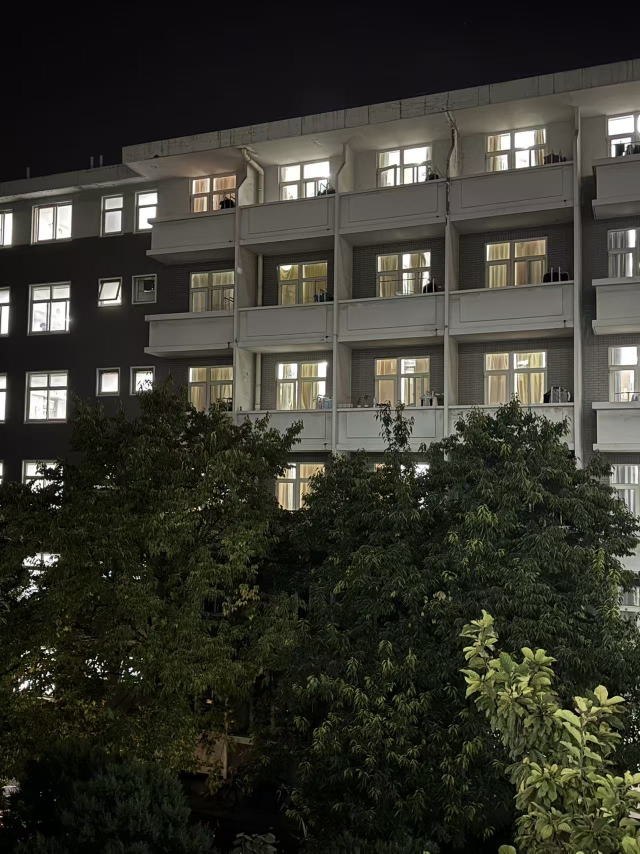
#> input picture Problem_Set_2/Problem2Images/0.jpg, 1280 x 1707 px (shown at 1/2 size); its folder holds only this picture in this run
$ python -i homework2.py   (imports and definitions only)
#> lines starting #> are read from the running program, lines starting #| are printed output that depends on the picture
#> further down, picture is the input picture: shape (1707, 1280, 3); mean B, G, R 45.1, 54.2, 54.6
### Problem_Set_2/2400013155_王泽恺_HW2/utils.py
import numpy as np
from scipy import ndimage, spatial
import cv2
from os import listdir
import matplotlib.pyplot as plt
import math

def gaussian_blur_kernel_2d(sigma, h, w):
    kernel = np.zeros((h, w))
    center_h, center_w = h // 2, w // 2
    for i in range(h):
        for j in range(w):
            diff_h = i - center_h
            diff_w = j - center_w
            kernel[i, j] = (1 / (2 * math.pi * sigma ** 2)) * math.exp(-(diff_h ** 2 + diff_w ** 2) / (2 * sigma ** 2))
    kernel /= np.sum(kernel)
    return kernel
def pad_with_zeros(img, pad_height, pad_width):
    if len(img.shape) == 2:
        H, W = img.shape
        p_image = np.zeros((H + 2 * pad_height, W + 2 * pad_width))
        p_image[pad_height:pad_height + H, pad_width:pad_width + W] = img
    elif len(img.shape) == 3:
        H, W, C = img.shape
        p_image = np.zeros((H + 2 * pad_height, W + 2 * pad_width, C))
        p_image[pad_height:pad_height + H, pad_width:pad_width + W, :] = img
    return p_image
def cross_correlation_2d(image,kernel):
    k_h, k_w = kernel.shape
    pad_h, pad_w = k_h // 2, k_w // 2
    color_ful=len(image.shape)==3
    if(color_ful):
        H,W,C=image.shape
        re=np.zeros((H,W,C))
        for c in range(C):
            re[:,:,c]=cross_correlation_2d(image[:,:,c],kernel)
        return re
    else:
        H,W=image.shape
        padded_image = pad_with_zeros(image, pad_h,  pad_w)
        re = np.zeros((H, W))
        for i in range(H):
            for j in range(W):
                region = padded_image[i:i + k_h, j:j + k_w]
                re[i, j] = np.sum(region * kernel)
        if image.dtype == np.uint8:
            re = np.clip(re, 0, 255).astype(np.uint8)
        return re
def convolve_2d(img, kernel):
    flipped_kernel = np.flipud(np.fliplr(kernel))
    return cross_correlation_2d(img, flipped_kernel)

### Problem_Set_2/2400013155_王泽恺_HW2/homework2.py
# This is a raw framework for image stitching using Harris corner detection.
# For libraries you can use modules in numpy, scipy, cv2, os, etc.
import numpy as np
from scipy import ndimage, spatial
import cv2
from os import listdir
import matplotlib.pyplot as plt
import math
import random
import utils
from utils import convolve_2d, gaussian_blur_kernel_2d, pad_with_zeros, cross_correlation_2d
IMGDIR = 'Problem2Images'


def gradient_x(img):
    # convert img to grayscale
    # should we use int type to calclate gradient?
    # should we conduct some pre-processing to remove noise? which kernel should we pply?
    # which kernel should we choose to calculate gradient_x?
    # TODO
    kernel_x = np.array([[-1, 0, 1], [-2, 0, 2], [-1, 0, 1]])
    grad_x = convolve_2d(img, kernel_x)
    return grad_x

def gradient_y(img):
    # TODO
    kernel_y = np.array([[1, 2, 1], [0, 0, 0], [-1, -2, -1]])
    grad_y = convolve_2d(img, kernel_y)
    return grad_y

def harris_response(img, alpha, win_size):
    # In this function you are going to claculate harris response R.
    # Please refer to 04_Feature_Detection.pdf page 32 for details.
    # You have to discover how to calculate det(M) and trace(M), and
    # remember to smooth the gradients.
    # Avoid using too much "for" loops to speed up.
    # TODO
    if len(img.shape) == 3:
        gray = np.mean(img, axis=2).astype(np.float32)
    else:
        gray = img.astype(np.float32)
    gra_x= gradient_x(gray)
    gra_y= gradient_y(gray)
    gra_xx = gra_x*gra_x
    gra_yy = gra_y*gra_y
    gra_xy = gra_x*gra_y
    H,W=gray.shape
    filter=gaussian_blur_kernel_2d(1, win_size, win_size)
    gra_xx=convolve_2d(gra_xx,filter)
    gra_yy=convolve_2d(gra_yy,filter)
    gra_xy=convolve_2d(gra_xy,filter)
    R = np.zeros((H, W))
    det_M = gra_xx * gra_yy - gra_xy** 2
    trace_M = gra_xx + gra_yy
    R = det_M - alpha * (trace_M **2)

    return R

def corner_selection(R, thresh, min_dist):
    # non-maximal suppression for R to get R_selection and transform selected corners to list of tuples
    # hint:
    #   use ndimage.maximum_filter()  to achieve non-maximum suppression
    #   set those which aren’t **local maximum** to zero.
    # TODO
    pix=[]
    R_m=ndimage.maximum_filter(R,size=(2*min_dist+1,2*min_dist+1))
    R_s=(R==R_m)*(R>thresh)*R
    for i in range(np.shape(R_s)[0]):
        for j in range(np.shape(R_s)[1]):
            if R_s[i][j]>0:
                pix.append((j,i))
    return pix

def histogram_of_gradients(img, pix):
    # no template for coding, please implement by yourself.
    # You can refer to implementations on Github or other websites
    # Hint:
    #   1. grad_x & grad_y
    #   2. grad_dir by arctan function
    #   3. for each interest point, choose m*m blocks with each consists of m*m pixels
    #   4. I divide the region into n directions (maybe 8).
    #   5. For each blocks, calculate the number of derivatives in those directions and normalize the Histogram.
    #   6. After that, select the prominent gradient and take it as principle orientation.
    #   7. Then rotate it’s neighbor to fit principle orientation and calculate the histogram again.
    # TODO
    if(len(img.shape)==3):
        gray = cv2.cvtColor(img,cv2.COLOR_BGR2GRAY)
        gray=gray.astype(np.float32)
    else:
        gray=img.astype(np.float32)
    gra_x= gradient_x(gray)
    gra_y= gradient_y(gray)
    gra_dir=np.arctan2(gra_y,gra_x)*180/math.pi
    gra_len=np.sqrt(gra_x**2+gra_y**2)
    gra_dir+=180
    features=[]
    cell_size=4
    cell_pixel=16
    for (x, y) in pix:
        block_hist=[]
        h, w = gray.shape
        half = cell_pixel // 2
        x1, x2 = max(0, x - half), min(w, x + half)
        y1, y2 = max(0, y - half), min(h, y + half)
        block_len = gra_len[y1:y2, x1:x2]
        block_dir = gra_dir[y1:y2, x1:x2]
        bh, bw = block_len.shape

        if bh < cell_pixel or bw < cell_pixel:
            p_h=cell_pixel-bh
            p_w=cell_pixel-bw
            if p_h%2==0:
                p_h=p_h//2
            else:
                p_h=p_h//2+1
            if p_w%2==0:
                p_w=p_w//2
            else:
                p_w=p_w//2+1
            block_len=pad_with_zeros(block_len,p_h,p_w)
            block_dir=pad_with_zeros(block_dir,p_h,p_w)
        bin_w=360/8
        all_hist=np.zeros(8)
        for i in range(0, cell_pixel):
            for j in range(0, cell_pixel):
                bin_idx = int(block_dir[i][j] // bin_w)
                if bin_idx == 8:
                    bin_idx = 7
                all_hist[bin_idx] += block_len[i][j]
        all_hist /= (np.linalg.norm(all_hist) + 1e-10)
        principle_ori=np.argmax(all_hist)*bin_w+bin_w/2
        for i in range(0, cell_pixel, cell_size):
            for j in range(0, cell_pixel, cell_size):
                cell_len = block_len[i:i+cell_size, j:j+cell_size]
                cell_dir = block_dir[i:i+cell_size, j:j+cell_size]
                hist = np.zeros(8)
                for m in range(cell_size):
                    for n in range(cell_size):
                        bin_idx = int((cell_dir[m][n]-principle_ori+360)%360 // bin_w)
                        if bin_idx == 8:
                            bin_idx = 7
                        hist[bin_idx] += cell_len[m][n]
                hist /= (np.linalg.norm(hist) + 1e-10)
                block_hist.append(hist)
        block_hist=np.array(block_hist).flatten()
        block_hist /= (np.linalg.norm(block_hist) + 1e-10)
        features.append(block_hist)
    features=np.array(features)
    return features


def feature_matching(img_1, img_2):
    R1 = harris_response(img_1, 0.04, 5)
    R2 = harris_response(img_2, 0.04, 5)
    cor1 = corner_selection(R1, 0.01*np.max(R1), 5)
    #cor2 = corner_selection(R2, 0.01*np.max(R1), 5)
    cor2 = corner_selection(R2, 0.01*np.max(R1), 5)
    fea1 = histogram_of_gradients(img_1, cor1)
    fea2 = histogram_of_gradients(img_2, cor2)
    dis = spatial.distance.cdist(fea1, fea2, metric='euclidean')
    threshold = 0.92
    print(len(cor1))
    print(len(cor2))
    pixels_1 = []
    pixels_2 = []
    p1, p2 = np.shape(dis)
    if p1 < p2:
        for p in range(p1):
            dis_min = np.min(dis[p])
            pos = np.argmin(dis[p])
            dis[p][pos] = np.max(dis)
            if dis_min/np.min(dis[p]) <= threshold:
                pixels_1.append(cor1[p])
                pixels_2.append(cor2[pos])
                dis[:, pos] = np.max(dis)

    else:
        for p in range(p2):
            dis_min = np.min(dis[:, p])
            pos = np.argmin(dis[:, p])
            dis[pos][p] = np.max(dis)
            if dis_min/np.min(dis[:, p]) <= threshold:
                pixels_2.append(cor2[p])
                pixels_1.append(cor1[pos])
                dis[pos] = np.max(dis)
    min_len = min(np.shape(cor1)[0], np.shape(cor2)[0])
    rate = np.shape(pixels_1)[0]/min_len
    print(np.shape(pixels_1)[0])
    print(rate)
    assert rate >= 0.03, "Fail to Match!"
    return pixels_1, pixels_2

# [27 lines left out: function test_matching, not called in this run]

def compute_homography(pixels_1, pixels_2):
    # compute the best-fit homography using the Singular Value Decomposition (SVD)
    # homography matrix is a (3,3) matrix consisting rotation, translation and projection information.
    # consider how to form matrix A for U, S, V = np.linalg.svd((np.transpose(A)).dot(A))
    # homo_matrix = np.reshape(V[np.argmin(S)], (3, 3))
    # TODO
    A=np.zeros((2*len(pixels_1),9))
    for i in range(len(pixels_1)):
        p_1=pixels_1[i]
        p_2=pixels_2[i]
        x,y=p_1
        xx,yy=p_2
        A[2*i]=np.array([x,y,1,0,0,0,-xx*x,-xx*y,-xx])
        A[2*i+1]=np.array([0,0,0,x,y,1,-yy*x,-yy*y,-yy])
    U, S, VT = np.linalg.svd(A)
    homo_matrix = np.reshape(VT[np.argmin(S)], (3, 3))
    #homo_matrix/=(np.linalg.norm(homo_matrix)+1e-6)
    if(homo_matrix[2][2]<1e-10):
        homo_matrix[2][2]+=1e-6
    homo_matrix/=(homo_matrix[2][2]+1e-6)
    return homo_matrix

def align_pair(pixels_1, pixels_2):
    # utilize \verb|homo_coordinates| for homogeneous pixels
    # and \verb|compute_homography| to calulate homo_matrix
    # implement RANSAC to compute the optimal alignment.
    # you can refer to implementations online.
    best_inlier=[]
    est_homo=None
    max_it=2000
    #min_inliers=10
    min_inliers=10
    #原来是5
    thrs=10.0
    for _ in range(max_it):
        sample=random.sample(range(len(pixels_1)),4)
        sp1=[pixels_1[i] for i in sample]
        sp2=[pixels_2[i] for i in sample]
        homo=compute_homography(sp1,sp2)
        inliers=[]
        for i in range(len(pixels_1)):
            p1=np.array([pixels_1[i][0],pixels_1[i][1],1],dtype=np.float32)
            p2=homo@p1
            np2=(p2/p2[2])[:2]
            err=np.linalg.norm(np2-np.array(pixels_2[i]))
            if(err<=thrs):
                inliers.append(i)
        if(len(inliers)>len(best_inlier) and len(inliers)>min_inliers):
            best_inlier = inliers
            est_homo = compute_homography(
                [pixels_1[i] for i in inliers],
                [pixels_2[i] for i in inliers]
            )
    est_homo=(est_homo.astype(np.float32))
    return est_homo

# [42 lines left out: function stitch_blend, not called in this run]


def generate_panorama(ordered_img_seq):
    len = np.shape(ordered_img_seq)[0]
#> len = 1707
    mid = int(len/2) # middle anchor
#> mid = 853
    i = mid-1
#> i = 852
    j = mid+1
#> j = 854
    principle_img = ordered_img_seq[mid]
#> principle_img = 1280 rows, first 8: [27, 26, 28], [27, 26, 28], [27, 26, 28], [27, 26, 28], [27, 26, 28], [27, 26, 28], [27, 26, 28], [27, 26, 28]
    while(j < len):
        pixels1, pixels2 = feature_matching(ordered_img_seq[j], principle_img)
        homo_matrix = align_pair(pixels1, pixels2)
        principle_img = stitch_blend(
            ordered_img_seq[j], principle_img, homo_matrix)
        principle_img=np.uint8(principle_img)
        j = j+1
#> this loop made 1 pass
#| 37
#| 42
#> pass 1, in feature_matching, `fea1 = histogram_of_gradients(img_1, cor1)`:
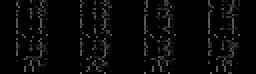
#> fea1: shape (37, 128) float64 (shown 2 times larger); min 0, max 0.408, mean 0.0311
#> pass 1, in feature_matching, `fea2 = histogram_of_gradients(img_2, cor2)`:
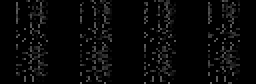
#> fea2: shape (42, 128) float64 (shown 2 times larger); min 0, max 0.408, mean 0.0318
#> pass 1, in feature_matching, `dis = spatial.distance.cdist(fea1, fea2, metric='euclidean')`:
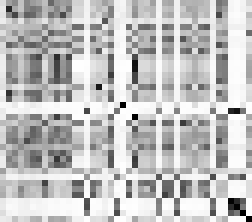
#> dis: shape (37, 42) float64 (shown 6 times larger); min 0.000107, max 1.41, mean 1.07; drawn with min black and max white
    while(i >= 0):
        pixels1, pixels2 = feature_matching(ordered_img_seq[i], principle_img)
        homo_matrix = align_pair(pixels1, pixels2)
        principle_img = stitch_blend(
            ordered_img_seq[i], principle_img, homo_matrix)
        principle_img=np.uint8(principle_img)
        i = i-1
    est_pano = principle_img
    return est_pano

# [29 lines not run here, left out]
    #cv2.imwrite("outputs/panorama_t33.jpg", pano)

>>> import cv2
>>> picture = cv2.imread('../Problem2Images/0.jpg')
#> (the run stopped early here; a loop or call above may not have finished)

$ run again, on Problem_Set_2/Problem2Images/001.jpg
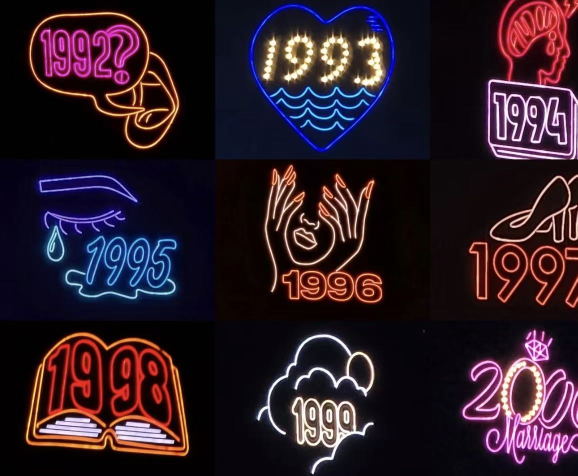
#> input picture Problem_Set_2/Problem2Images/001.jpg, 1155 x 951 px (shown at 1/2 size)
#> picture is the input picture: shape (951, 1155, 3); mean B, G, R 39.4, 28.7, 46.3
#> principle_img = 1155 rows, first 8: [25, 4, 7], [25, 4, 7], [26, 5, 8], [26, 5, 8], [26, 5, 8], [26, 5, 8], [27, 6, 9], [27, 6, 9]
#> the loop in generate_panorama, `while(j < len):` made 1 pass
#| 25
#| 24
#> pass 1, in feature_matching, `fea1 = histogram_of_gradients(img_1, cor1)`:
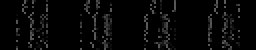
#> fea1: shape (25, 128) float64 (shown 2 times larger); min 0, max 0.354, mean 0.0292
#> pass 1, in feature_matching, `dis = spatial.distance.cdist(fea1, fea2, metric='euclidean')`:
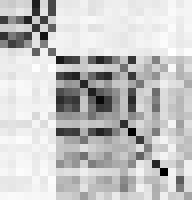
#> dis: shape (25, 24) float64 (shown 8 times larger); min 0.037, max 1.41, mean 1.09; drawn with min black and max white
